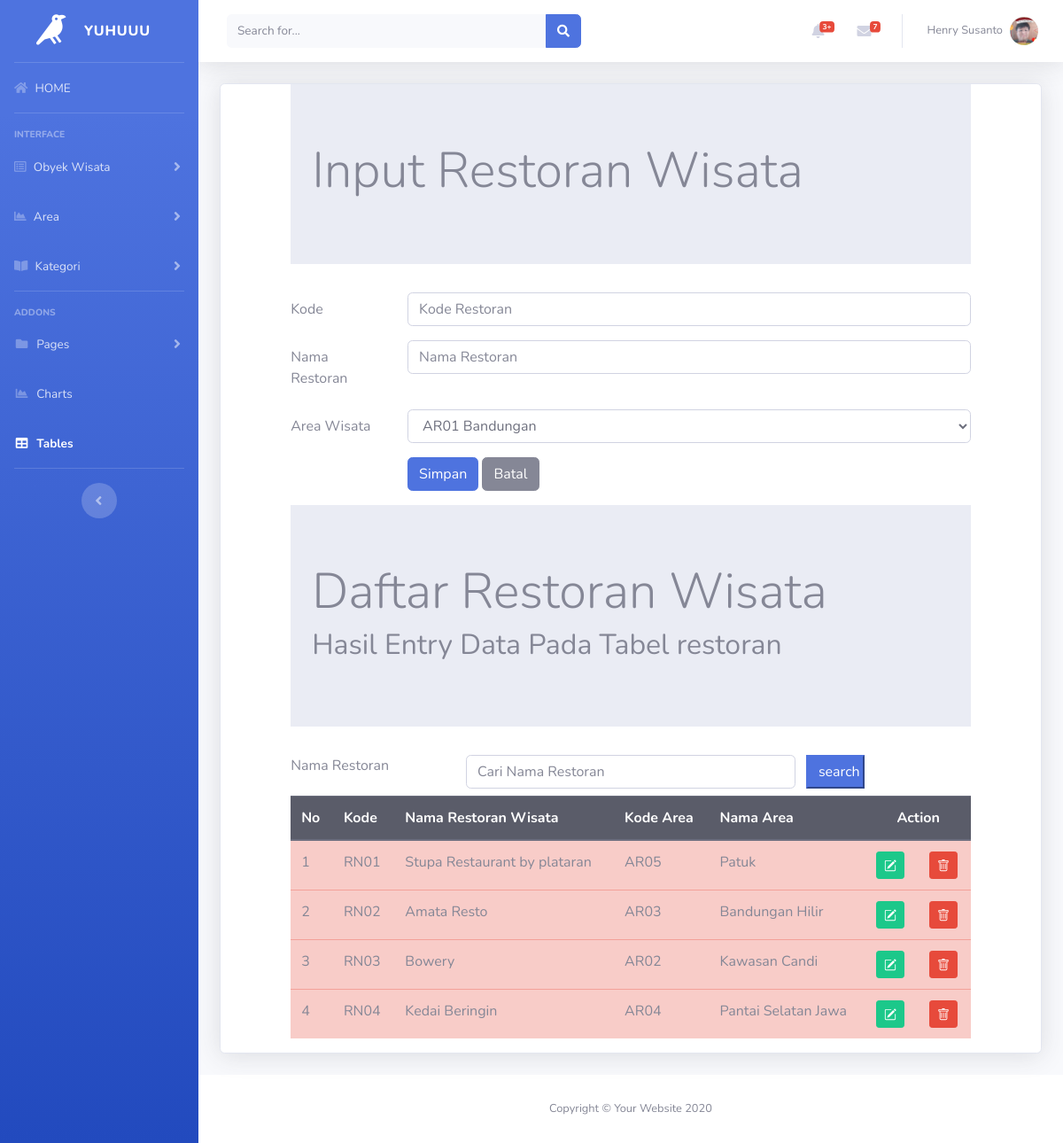
Screenshot of /resto.php (signed in) with the database file from the repository.
### tables this page shows
CREATE TABLE `restoran` (
  `restoID` char(4) NOT NULL,
  `restonama` char(30) NOT NULL,
  `areaID` char(4) NOT NULL
);

CREATE TABLE `area` (
  `areaID` char(4) NOT NULL,
  `areanama` char(35) NOT NULL,
  `areawilayah` char(35) NOT NULL,
  `areaketerangan` varchar(255) NOT NULL,
  `povinsiID` char(2) NOT NULL
);

### resto.php (the view, shortened to what this page needs)
<!DOCTYPE html>
<?php
  include "includes/config.php";
  $dataarea = mysqli_query($connection,"select * from area");
?>
<html lang="en">
<head>
  <link rel="stylesheet"  type="text/css" href="https://cdnjs.cloudflare.com/ajax/libs/select2/4.0.3/css/select2.min.css">
	<link rel="stylesheet" href="css/bootstrap.min.css">
</head>
<?php include"header.php";?>
<div class="container-fluid">
<div class="card shadow mb-4">
<div class="row">
	<div class="col-sm-1">
 </div>
 <div class="col-sm-10">
   <div class="jumbotron jumbotron-fluid">
				<div class="container">
					<h1 class="display-4">Input Restoran Wisata</h1>
				</div>
			</div>
 <form method="POST">
  <div class="form-group row">
    <label for="kodedestinasi" class="col-sm-2 col-form-label">Kode</label>
    <div class="col-sm-10">
      <input type="Text" class="form-control" id="kodedestinasi" name= "inputkode" placeholder="Kode Restoran" maxlength="4">
    </div>
  </div>
  <div class="form-group row">
    <label for="namadestinasi" class="col-sm-2 col-form-label">Nama Restoran</label>
    <div class="col-sm-10">
      <input type="Text" class="form-control" id="namadestinasi" name ="inputnama"  placeholder="Nama Restoran">
    </div>
  </div>
   <div class="form-group row">
    <label for="refkategori" class="col-sm-2 col-form-label">Area Wisata </label>
  <div class="col-sm-10">
   <select  class="form-control" id="kodearea" name="kodearea">
   	<?php  while($row = mysqli_fetch_array($dataarea))
   	{?>
   	<option value="<?php echo $row["areaID"]?>">
   		<?php echo $row["areaID"]?>
   		<?php echo $row["areanama"]?>
   	</option>
   <?php } ?>
   </select>
</div>
  </div>
 <div class="form-group row">
    <div class="col-sm-2">
    </div>
    <div class="col-sm-10">
    <input type="submit" class="btn btn-primary" value="Simpan" name="Simpan">
    <input type="reset" class="btn btn-secondary" value="Batal" name="Batal" >
  </div>
</div>
</form>
 </div>
<div class="col-sm-1">
 </div>
</div>
	<div class="row">
		<div class="col-sm-1"></div>
		<div class="col-sm-10">
			<div class="jumbotron jumbotron-fluid">
				<div class="container">
					<h1 class="display-4">Daftar Restoran Wisata </h1>
					<h2> Hasil Entry Data Pada Tabel restoran </h2>
				</div>
			</div>
	<form method="POST">
		<div class="form-group row mb-2">
			<label for="search" class="col-sm-3 ">Nama Restoran</label>
			<div class="col-sm-6">
				<input type="text" name="search" class="form-control" id="search" value="<?php if(isset($_POST['search'])) {echo $_POST['search'];}?>" placeholder="Cari Nama Restoran">
			</div>
			<input type="submit" name="kirim" class="col-sm-1 btn-primary" value="search">
		</div>
	</form>
     <table class="table table-hover table-danger ">
     	<thead class="thead-dark">
     		<tr>
     			<th>No</th>
     			<th>Kode</th>
     			<th>Nama Restoran Wisata</th>
     			<th>Kode Area</th>
     			<th>Nama Area</th>
          <th colspan="2" style="text-align: center;">Action</th>
     		</tr>
     	</thead>
     <tbody>
	<?php
	if(isset($_POST["kirim"]))
	{
		$search = $_POST['search'];
		$query = mysqli_query($connection,"select restoran.*,
      area.areaID,area.areanama
			from restoran,area
			where restonama like'%".$search."%'
			and restoran.areaID = area.areaID");
	}else
	{
	$query = mysqli_query($connection, "select restoran.*,
    area.areaID,area.areanama
      from restoran,area
      where restoran.areaID = area.areaID");
  }
	$nomor = 1;
	while ($row = mysqli_fetch_array($query))
		{?>
			<tr>
				<td><?php echo $nomor; ?></td>
				<td><?php echo $row['restoID']; ?></td>
				<td><?php echo $row['restonama']; ?></td>
				<td><?php echo $row['areaID']; ?></td>
				<td><?php echo $row['areanama']; ?></td>
     <td>
      <a href="restoedit.php?ubah=<?php echo $row["restoID"]?>"
        class = "btn btn-success btn-sm" title ="EDIT">
    </a>
    </td>
      <td>
         <a href="restohapus.php?hapus=<?php echo $row["restoID"]?>"
        class = "btn btn-danger btn-sm" title="DELETE">
  </a>
      </td>
		 	</tr>
		 <?php $nomor = $nomor+ 1; ?>
		<?php } ?>
	</tbody>
     </table>
		</div>
		<div class="col-sm-1"></div>
	</div>
</div>
</div>
<?php include"footer.php";?>
</html>

### rows the page displays
restoran: restoID "RN01", restonama "Stupa Restaurant by plataran", areaID.areaID "AR05", areaID.areanama "Patuk"
restoran: restoID "RN02", restonama "Amata Resto", areaID.areaID "AR03", areaID.areanama "Bandungan Hilir"
restoran: restoID "RN03", restonama "Bowery", areaID.areaID "AR02", areaID.areanama "Kawasan Candi"
restoran: restoID "RN04", restonama "Kedai Beringin", areaID.areaID "AR04", areaID.areanama "Pantai Selatan Jawa"

### other values shown
form field kodearea "AR01 Bandungan"
